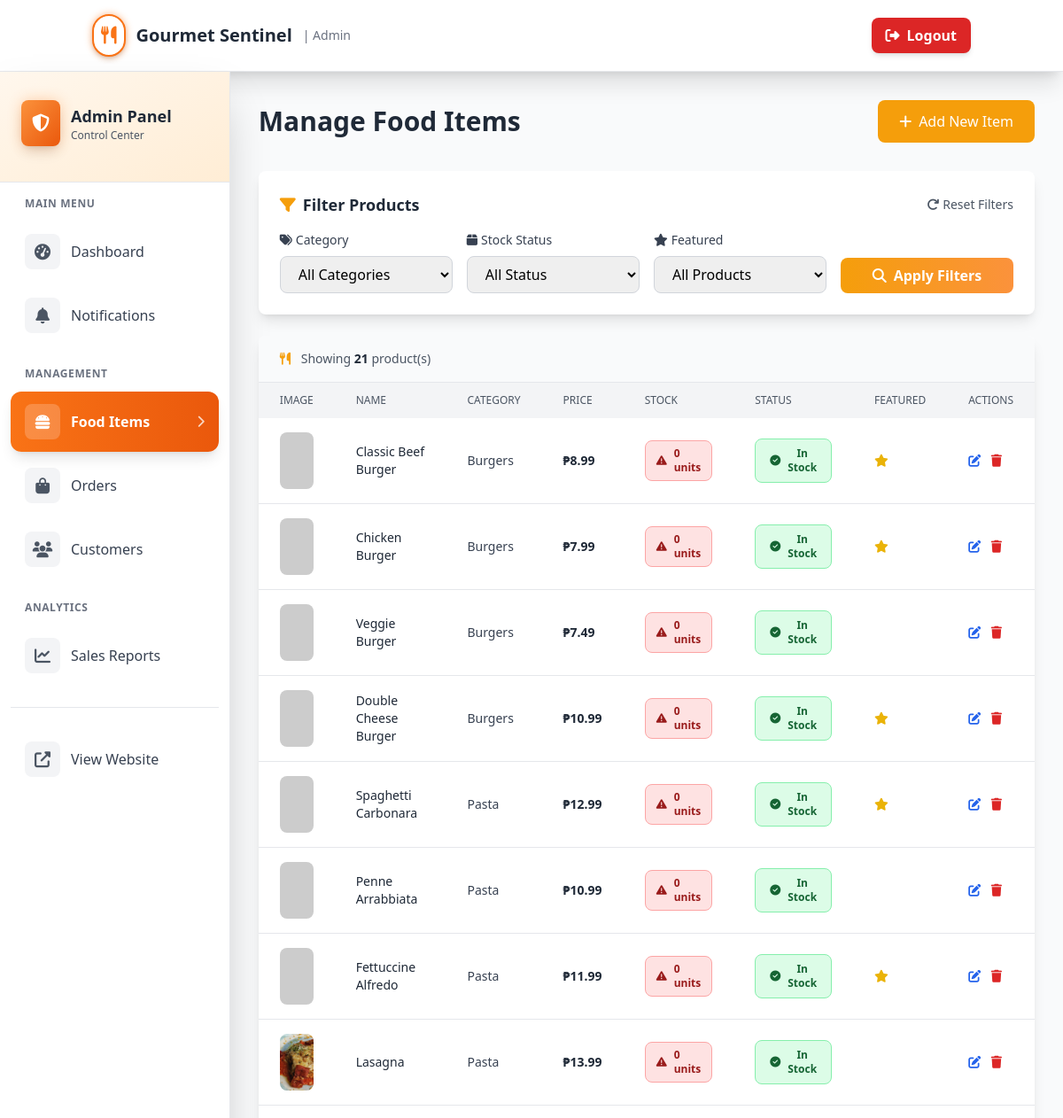
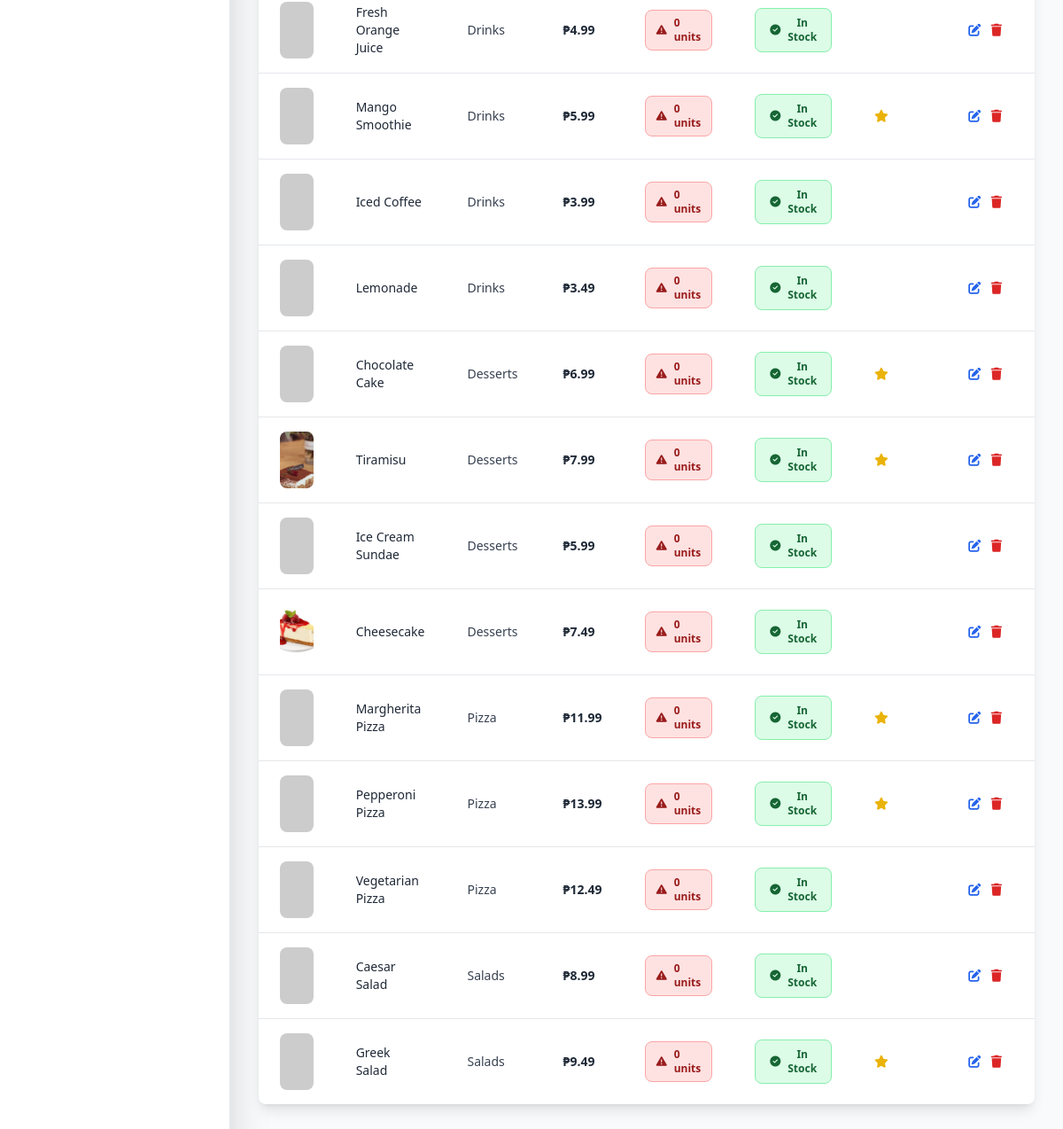
The page /admin/manage_food.php (signed in) on the database its author committed (2 pictures, top to bottom).
### tables this page shows
CREATE TABLE IF NOT EXISTS food_items (
    id INT AUTO_INCREMENT PRIMARY KEY,
    category_id INT NOT NULL,
    name VARCHAR(100) NOT NULL,
    description TEXT,
    price DECIMAL(10, 2) NOT NULL,
    image VARCHAR(255),
    is_available TINYINT(1) DEFAULT 1,
    is_featured TINYINT(1) DEFAULT 0,
    created_at TIMESTAMP DEFAULT CURRENT_TIMESTAMP,
    updated_at TIMESTAMP DEFAULT CURRENT_TIMESTAMP ON UPDATE CURRENT_TIMESTAMP,
    FOREIGN KEY (category_id) REFERENCES categories(id) ON DELETE CASCADE
);

CREATE TABLE IF NOT EXISTS categories (
    id INT AUTO_INCREMENT PRIMARY KEY,
    name VARCHAR(50) NOT NULL,
    description TEXT,
    image VARCHAR(255),
    is_active TINYINT(1) DEFAULT 1,
    created_at TIMESTAMP DEFAULT CURRENT_TIMESTAMP
);

### admin/manage_food.php (the view, shortened to what the rows shown need)
<?php
require_once '../db.php';
$food_query = "SELECT f.*, c.name as category_name FROM food_items f
               JOIN categories c ON f.category_id = c.id WHERE 1=1";
$food_query .= " ORDER BY f.created_at DESC";
$food_result = mysqli_query($conn, $food_query);
?>
<!DOCTYPE html>
<html lang="en">
<head>
    <script src="https://cdn.tailwindcss.com"></script>
    <link rel="stylesheet" href="https://cdnjs.cloudflare.com/ajax/libs/font-awesome/6.4.0/css/all.min.css">
</head>
<body class="bg-gray-50">
    <div class="flex">
        <main class="flex-1 p-8">
            <div class="flex justify-between items-center mb-8">
                <h1 class="text-3xl font-bold text-gray-800">Manage Food Items</h1>
            </div>
            <div class="bg-white rounded-lg shadow-lg p-6 mb-6">
                <div class="flex items-center justify-between mb-4">
                    <h2 class="text-lg font-semibold text-gray-800">
                        <i class="fas fa-filter mr-2 text-primary"></i>Filter Products
                    </h2>
                </div>
            </div>
            <div class="bg-white rounded-lg shadow-lg overflow-hidden">
                <div class="overflow-x-auto">
                    <table class="w-full">
                        <thead class="bg-gray-100">
                            <tr>
                                <th class="px-6 py-3 text-left text-xs font-medium text-gray-600 uppercase">Image</th>
                                <th class="px-6 py-3 text-left text-xs font-medium text-gray-600 uppercase">Name</th>
                                <th class="px-6 py-3 text-left text-xs font-medium text-gray-600 uppercase">Category</th>
                                <th class="px-6 py-3 text-left text-xs font-medium text-gray-600 uppercase">Price</th>
                                <th class="px-6 py-3 text-left text-xs font-medium text-gray-600 uppercase">Stock</th>
                                <th class="px-6 py-3 text-left text-xs font-medium text-gray-600 uppercase">Status</th>
                                <th class="px-6 py-3 text-left text-xs font-medium text-gray-600 uppercase">Featured</th>
                                <th class="px-6 py-3 text-left text-xs font-medium text-gray-600 uppercase">Actions</th>
                            </tr>
                        </thead>
                        <tbody class="divide-y divide-gray-200">
                            <?php while ($item = mysqli_fetch_assoc($food_result)): ?>
                            <tr class="hover:bg-gray-50">
                                <td class="px-6 py-4">
                                    <?php
                                    $image_src = $item['image'];
                                    if (!empty($image_src) && !filter_var($image_src, FILTER_VALIDATE_URL)) {
                                        $image_src = '../assets/images/food/' . $image_src;
                                    }
                                    ?>
                                    <img src="<?php echo htmlspecialchars($image_src); ?>"
                                         alt="<?php echo htmlspecialchars($item['name']); ?>"
                                         class="w-16 h-16 object-cover rounded-lg"
                                         onerror="this.src='https://via.placeholder.com/64?text=Food'">
                                </td>
                                <td class="px-6 py-4 text-sm font-medium text-gray-800">
                                    <?php echo htmlspecialchars($item['name']); ?>
                                </td>
                                <td class="px-6 py-4 text-sm text-gray-700">
                                    <?php echo htmlspecialchars($item['category_name']); ?>
                                </td>
                                <td class="px-6 py-4 text-sm font-semibold text-gray-800">
                                    <?php echo format_price($item['price']); ?>
                                </td>
                                <td class="px-6 py-4 text-sm">
                                    <div class="flex items-center gap-2">
                                        <?php
                                        $stock_qty = isset($item['stock_quantity']) ? (int)$item['stock_quantity'] : 0;
                                        $stock_class = '';
                                        $stock_icon = '';
                                        if ($stock_qty == 0) {
                                            $stock_class = 'bg-red-100 text-red-800 border-red-300';
                                            $stock_icon = 'fa-exclamation-triangle';
                                        } elseif ($stock_qty <= 10) {
                                            $stock_class = 'bg-yellow-100 text-yellow-800 border-yellow-300';
                                            $stock_icon = 'fa-exclamation-circle';
                                        } else {
                                            $stock_class = 'bg-green-100 text-green-800 border-green-300';
                                            $stock_icon = 'fa-box';
                                        }
                                        ?>
                                        <span class="px-3 py-1.5 rounded-lg text-xs font-bold <?php echo $stock_class; ?> border flex items-center gap-2">
                                            <i class="fas <?php echo $stock_icon; ?>"></i>
                                            <?php echo $stock_qty; ?> units
                                        </span>
                                    </div>
                                </td>
                                <td class="px-6 py-4 text-sm">
                                    <div class="flex items-center gap-2">
                                        <?php if ($item['is_available']): ?>
                                        <button onclick="toggleStock(<?php echo $item['id']; ?>, 0)"
                                                class="px-4 py-2 rounded-lg text-xs font-semibold bg-green-100 text-green-800 hover:bg-green-200 transition-all duration-300 border border-green-300 flex items-center gap-2">
                                            <i class="fas fa-check-circle"></i>
                                            In Stock
                                        </button>
                                        <?php endif; ?>
                                    </div>
                                </td>
                                <td class="px-6 py-4 text-sm">
                                    <?php if ($item['is_featured']): ?>
                                    <i class="fas fa-star text-yellow-500"></i>
                                    <?php endif; ?>
                                </td>
                                <td class="px-6 py-4 text-sm space-x-2">
                                    <button onclick='editItem(<?php echo json_encode($item); ?>)'
                                            class="text-blue-600 hover:text-blue-800">
                                        <i class="fas fa-edit"></i>
                                    </button>
                                    <a href="?delete=<?php echo $item['id']; ?>"
                                       onclick="return confirm('Are you sure you want to delete this item?')"
                                       class="text-red-600 hover:text-red-800">
                                        <i class="fas fa-trash"></i>
                                    </a>
                                </td>
                            </tr>
                            <?php endwhile; ?>
                        </tbody>
                    </table>
                </div>
            </div>
        </main>
    </div>
</body>
</html>

### rows shown on the page
food_items: name "Classic Beef Burger", category.name "Burgers", price "₱8.99", stock_qty "0", is_featured 1 (drawn)
food_items: name "Chicken Burger", category.name "Burgers", price "₱7.99", stock_qty "0", is_featured 1 (drawn)
food_items: name "Veggie Burger", category.name "Burgers", price "₱7.49", stock_qty "0"
food_items: name "Double Cheese Burger", category.name "Burgers", price "₱10.99", stock_qty "0", is_featured 1 (drawn)
food_items: name "Spaghetti Carbonara", category.name "Pasta", price "₱12.99", stock_qty "0", is_featured 1 (drawn)
food_items: name "Penne Arrabbiata", category.name "Pasta", price "₱10.99", stock_qty "0"
food_items: name "Fettuccine Alfredo", category.name "Pasta", price "₱11.99", stock_qty "0", is_featured 1 (drawn)
food_items: shows a picture, name "Lasagna", category.name "Pasta", price "₱13.99", stock_qty "0"
food_items: name "Fresh Orange Juice", category.name "Drinks", price "₱4.99", stock_qty "0"
food_items: name "Mango Smoothie", category.name "Drinks", price "₱5.99", stock_qty "0", is_featured 1 (drawn)
food_items: name "Iced Coffee", category.name "Drinks", price "₱3.99", stock_qty "0"
food_items: name "Lemonade", category.name "Drinks", price "₱3.49", stock_qty "0"
food_items: name "Chocolate Cake", category.name "Desserts", price "₱6.99", stock_qty "0", is_featured 1 (drawn)
food_items: shows a picture, name "Tiramisu", category.name "Desserts", price "₱7.99", stock_qty "0", is_featured 1 (drawn)
food_items: name "Ice Cream Sundae", category.name "Desserts", price "₱5.99", stock_qty "0"
food_items: shows a picture, name "Cheesecake", category.name "Desserts", price "₱7.49", stock_qty "0"
food_items: name "Margherita Pizza", category.name "Pizza", price "₱11.99", stock_qty "0", is_featured 1 (drawn)
food_items: name "Pepperoni Pizza", category.name "Pizza", price "₱13.99", stock_qty "0", is_featured 1 (drawn)
food_items: name "Vegetarian Pizza", category.name "Pizza", price "₱12.49", stock_qty "0"
food_items: name "Caesar Salad", category.name "Salads", price "₱8.99", stock_qty "0"
food_items: name "Greek Salad", category.name "Salads", price "₱9.49", stock_qty "0", is_featured 1 (drawn)

### other values the page prints
mysqli_num_rows($food_result) "21"
